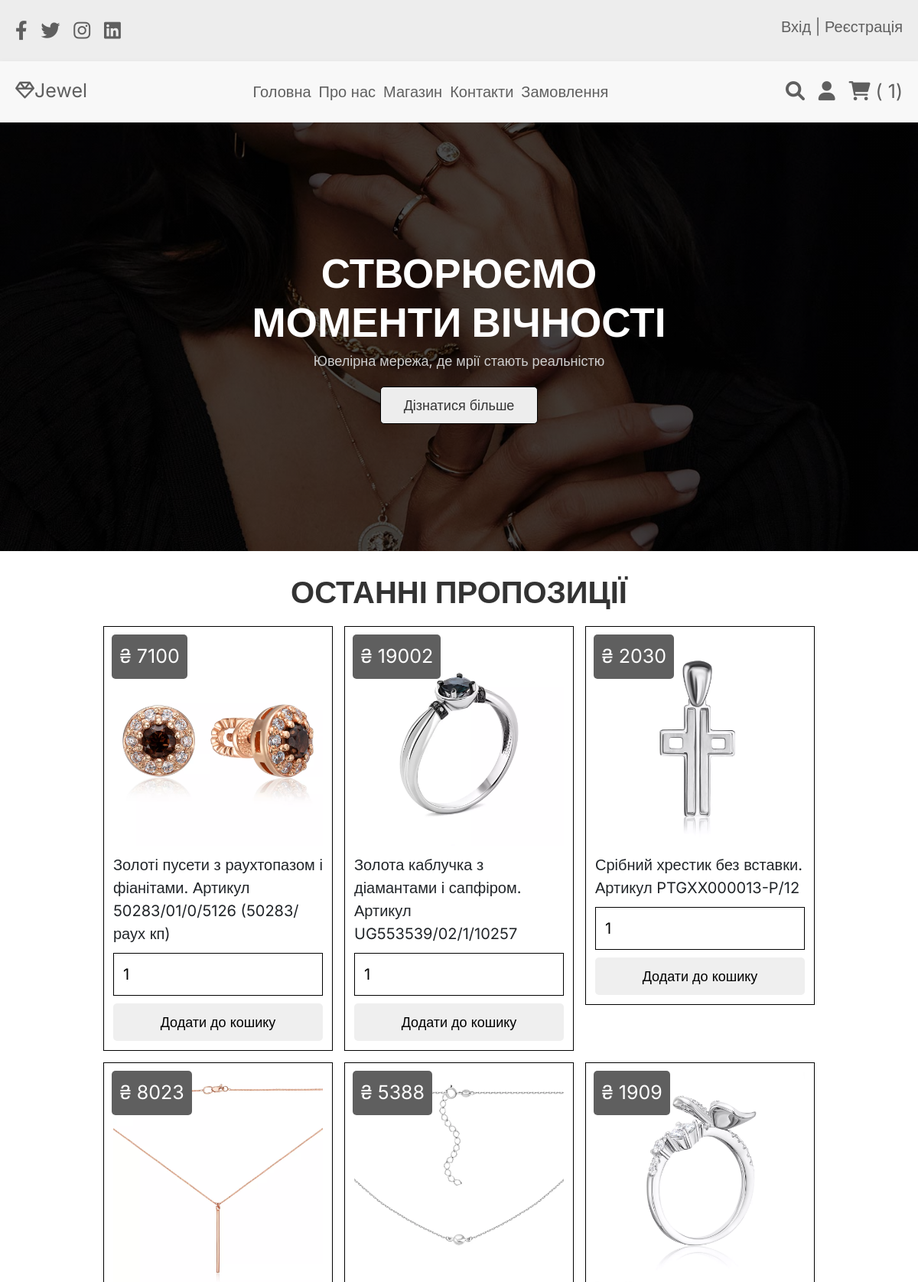
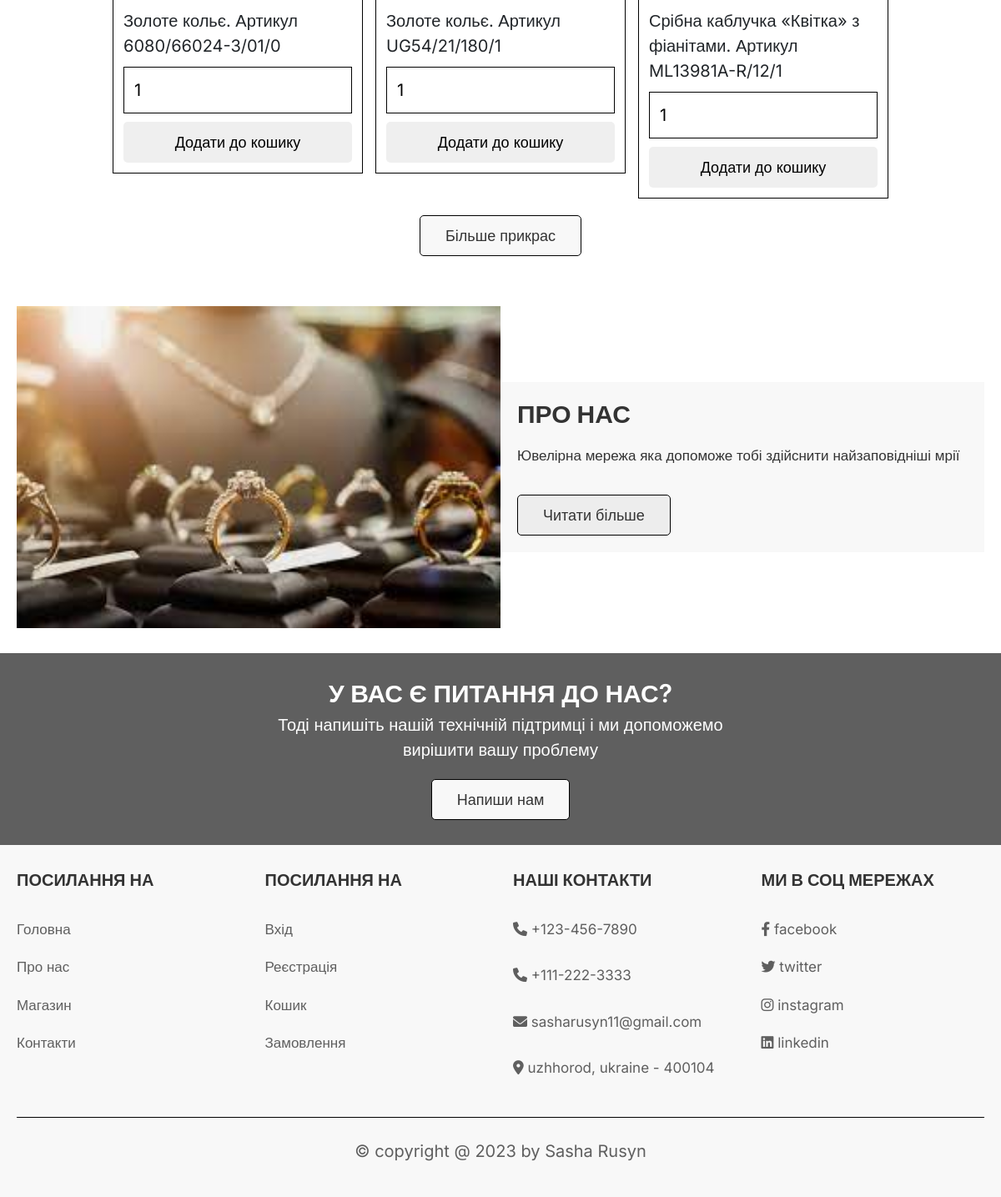
The app's page /home.php (signed in) with its own data (2 pictures, top to bottom).
### tables this page shows
CREATE TABLE `decorations` (
  `id` int(100) NOT NULL,
  `name` varchar(100) NOT NULL,
  `price` int(100) NOT NULL,
  `image` varchar(100) NOT NULL,
  `type` varchar(100) NOT NULL
);

### home.php (the view, shortened to what this page needs)
<!DOCTYPE html>
<html lang="en">
<head>
    <link rel="stylesheet" href="https://cdnjs.cloudflare.com/ajax/libs/font-awesome/6.0.0/css/all.min.css">
    <link rel="stylesheet" href="css/bootstrap.css">
    <link rel="stylesheet" href="css/style.css">
</head>
<body>
    <?php include 'header.php' ?>
    <section class="home">
        <div class="content">
            <h3>Створюємо моменти вічності</h3>
            <p>Ювелірна мережа, де мрії стають реальністю</p>
            <a class="about-btn" href="about.php">Дізнатися більше</a>
        </div>
    </section>
    <section class="decorations">
        <h3 class="title">Останні пропозиції</h3>
        <div class="catalog">
            <?php
            $select_decorations = mysqli_query($conn, "SELECT * FROM `decorations` LIMIT 6") or die('query failed');
            if (mysqli_num_rows($select_decorations) > 0) {
                while ($fetch_decoration = mysqli_fetch_assoc($select_decorations)) {
                    ?>
                    <form action="" method="post">
                        <img src="uploaded_img/<?php echo $fetch_decoration['image'] ?>" alt="">
                        <div class="name">
                            <?php echo $fetch_decoration['name'] ?>
                        </div>
                        <div class="price">
                            &#8372;
                            <?php echo $fetch_decoration['price'] ?>
                        </div>
                        <input type="number" min="1" value="1" name="decoration_amount" class="amount">
                        <input type="submit" value="Додати до кошику" name="submit_add" class="btn">
                    </form>
                <?php }
            } else { ?>
                <div class="empty">Наразі у нас немає продукції :(</div>
            <?php } ?>
        </div>
        <div class="load">
            <a href="shop.php" class="option-btn">Більше прикрас</a>
        </div>
    </section>
    <section class="about">
        <div class="flex">
            <div class="image">
                <img src="images/about-us.jpg">
            </div>
            <div class="content">
                <h3>Про нас</h3>
                <p>Ювелірна мережа яка допоможе тобі здійснити найзаповідніші мрії</p>
                <a href="about.php" class="about-btn">Читати більше</a>
            </div>
        </div>
    </section>
    <section class="home-contact">
        <div class="content">
            <h3>У вас є питання до нас?</h3>
            <p>Тоді напишіть нашій технічній підтримці і ми допоможемо вирішити вашу проблему</p>
            <a href="contact.php" class="option-btn">Напиши нам</a>
        </div>
    </section>
    <?php include 'footer.php' ?>
</body>

### css/style.css (style rules this page uses)
* { font-family: Inter, sans-serif; margin: 0; padding: 0; box-sizing: border-box; outline: none; border: none; text-decoration: none; transition: all .2s linear; }
:root { --primary: #f8f8f8; --secondary: #ededed; --accent: #cfcfcf; --dark: #5f5f5f; --white: #fff; --black: #333; --blue: #2986cc; --border: .1rem solid black; --box-shadow: 0 .5rem 1rem rgba(0, 0, 0, .1); }
html { font-size: 62.5%; overflow-x: hidden; }
section { padding: 3rem 2rem; }
.btn, .delete-btn, .about-btn, .option-btn { display: inline-block; margin-top: 1rem; padding: 1rem 3rem; cursor: pointer; font-size: 1.8rem; border-radius: 0.5rem; }
.about-btn { background-color: var(--secondary); color: var(--black); border: var(--border); }
.option-btn { background-color: var(--primary); color: var(--black); border: var(--border); }
.home { min-height: 70vh; background: linear-gradient(rgba(0, 0, 0, .7), rgba(0, 0, 0, .7)), url(../images/home-bg.jpg) no-repeat; background-size: cover; background-position: center; display: flex; align-items: center; justify-content: center; }
.home .content { width: 60rem; text-align: center; color: var(--white); }
.home .content h3 { font-size: 5.3rem; font-weight: 600; text-transform: uppercase; }
.home .content p, .home .content p a { font-size: 1.8rem; color: var(--accent); }
.title { text-align: center; margin-bottom: 2rem; text-transform: uppercase; color: var(--black); font-size: 4rem; font-weight: 600; }
.decorations .catalog form { padding: 1.2rem; border: var(--border); position: relative; }
.decorations .catalog { max-width: 1200px; margin: 0 auto; display: grid; grid-template-columns: repeat(auto-fit, 30rem); align-items: flex-start; gap: 1.5rem; justify-content: center; }
.decorations .catalog .amount { padding: 1.2rem; width: 100%; font-size: 2rem; border: var(--border); }
.decorations .catalog .name { padding: 1rem 0; font-size: 2rem; }
.decorations .catalog .price { position: absolute; top: 1rem; left: 1rem; border-radius: 0.5rem; padding: 1rem; font-size: 2.5rem; color: var(--white); background-color: var(--dark); }
.decorations .catalog form img { width: 100%; }
.decorations .catalog input[type='submit'] { width: 100%; }
.decorations .load { padding-top: 1rem; text-align: center; }
.about .flex { max-width: 1200px; margin: 0 auto; display: flex; align-items: center; flex-wrap: wrap; }
.about .flex .image { flex: 1 1 40rem; }
.about .flex .image img { width: 100%; }
.about .flex .content { flex: 1 1 40rem; padding: 2rem; background-color: var(--primary); }
.about .flex .content h3 { font-size: 3rem; font-weight: 700; color: var(--black); text-transform: uppercase; }
.about .flex .content p { color: var(--black); font-size: 1.7rem; line-height: 2; padding: 1rem 0; }
.home-contact { background-color: var(--dark); color: var(--white); }
.home-contact .content { text-align: center; margin: 0 auto; max-width: 60rem; }
.home-contact .content h3 { font-size: 3rem; font-weight: 600; text-transform: uppercase; }
.home-contact .content p { font-size: 2rem; }

### records on screen
decorations: image (picture), name "Золоті пусети з раухтопазом і фіанітами. Артикул 50283/01/0/5126 (50283/раух кп)", price "7100"
decorations: image (picture), name "Золота каблучка з діамантами і сапфіром. Артикул UG553539/02/1/10257", price "19002"
decorations: image (picture), name "Срібний хрестик без вставки. Артикул PTGXX000013-P/12", price "2030"
decorations: image (picture), name "Золоте кольє. Артикул 6080/66024-3/01/0", price "8023"
decorations: image (picture), name "Золоте кольє. Артикул UG54/21/180/1", price "5388"
decorations: image (picture), name "Срібна каблучка «Квітка» з фіанітами. Артикул ML13981A-R/12/1", price "1909"

### other values on screen
$cart_rows_number "1"
